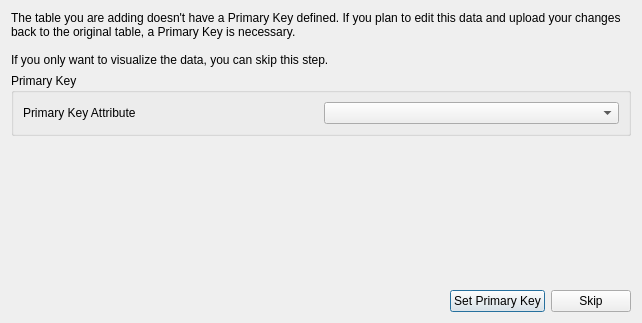
<?xml version="1.0" encoding="UTF-8"?>
<ui version="4.0">
 <class>Dialog</class>
 <widget class="QDialog" name="Dialog">
  <property name="geometry">
   <rect>
    <x>0</x>
    <y>0</y>
    <width>642</width>
    <height>323</height>
   </rect>
  </property>
  <property name="windowTitle">
   <string>Primary Key Required for Editing</string>
  </property>
  <layout class="QGridLayout" name="gridLayout">
   <item row="1" column="1">
    <widget class="QGroupBox" name="groupBox">
     <property name="title">
      <string>Primary Key</string>
     </property>
     <layout class="QGridLayout" name="gridLayout_2">
      <item row="0" column="0">
       <widget class="QLabel" name="label_2">
        <property name="text">
         <string>Primary Key Attribute</string>
        </property>
       </widget>
      </item>
      <item row="0" column="1">
       <widget class="QComboBox" name="comboPK"/>
      </item>
     </layout>
    </widget>
   </item>
   <item row="2" column="1">
    <spacer name="verticalSpacer">
     <property name="orientation">
      <enum>Qt::Vertical</enum>
     </property>
     <property name="sizeHint" stdset="0">
      <size>
       <width>20</width>
       <height>40</height>
      </size>
     </property>
    </spacer>
   </item>
   <item row="0" column="1">
    <widget class="QLabel" name="label">
     <property name="text">
      <string>&lt;html&gt;&lt;head/&gt;&lt;body&gt;&lt;p&gt;The table you are adding doesn't have a Primary Key defined. If you plan to edit this data and upload your changes back to the original table, a Primary Key is necessary.&lt;br/&gt;&lt;br/&gt;If you only want to visualize the data, you can skip this step.&lt;/p&gt;&lt;/body&gt;&lt;/html&gt;</string>
     </property>
     <property name="wordWrap">
      <bool>true</bool>
     </property>
    </widget>
   </item>
   <item row="4" column="1">
    <layout class="QHBoxLayout" name="horizontalLayout">
     <property name="leftMargin">
      <number>0</number>
     </property>
     <property name="topMargin">
      <number>0</number>
     </property>
     <property name="rightMargin">
      <number>0</number>
     </property>
     <property name="bottomMargin">
      <number>0</number>
     </property>
     <item>
      <spacer name="horizontalSpacer">
       <property name="orientation">
        <enum>Qt::Horizontal</enum>
       </property>
       <property name="sizeHint" stdset="0">
        <size>
         <width>40</width>
         <height>20</height>
        </size>
       </property>
      </spacer>
     </item>
     <item>
      <widget class="QPushButton" name="btnSetPrimaryKey">
       <property name="text">
        <string>Set Primary Key</string>
       </property>
      </widget>
     </item>
     <item>
      <widget class="QPushButton" name="btnSkip">
       <property name="text">
        <string>Skip</string>
       </property>
      </widget>
     </item>
    </layout>
   </item>
  </layout>
 </widget>
 <resources/>
 <connections/>
</ui>
